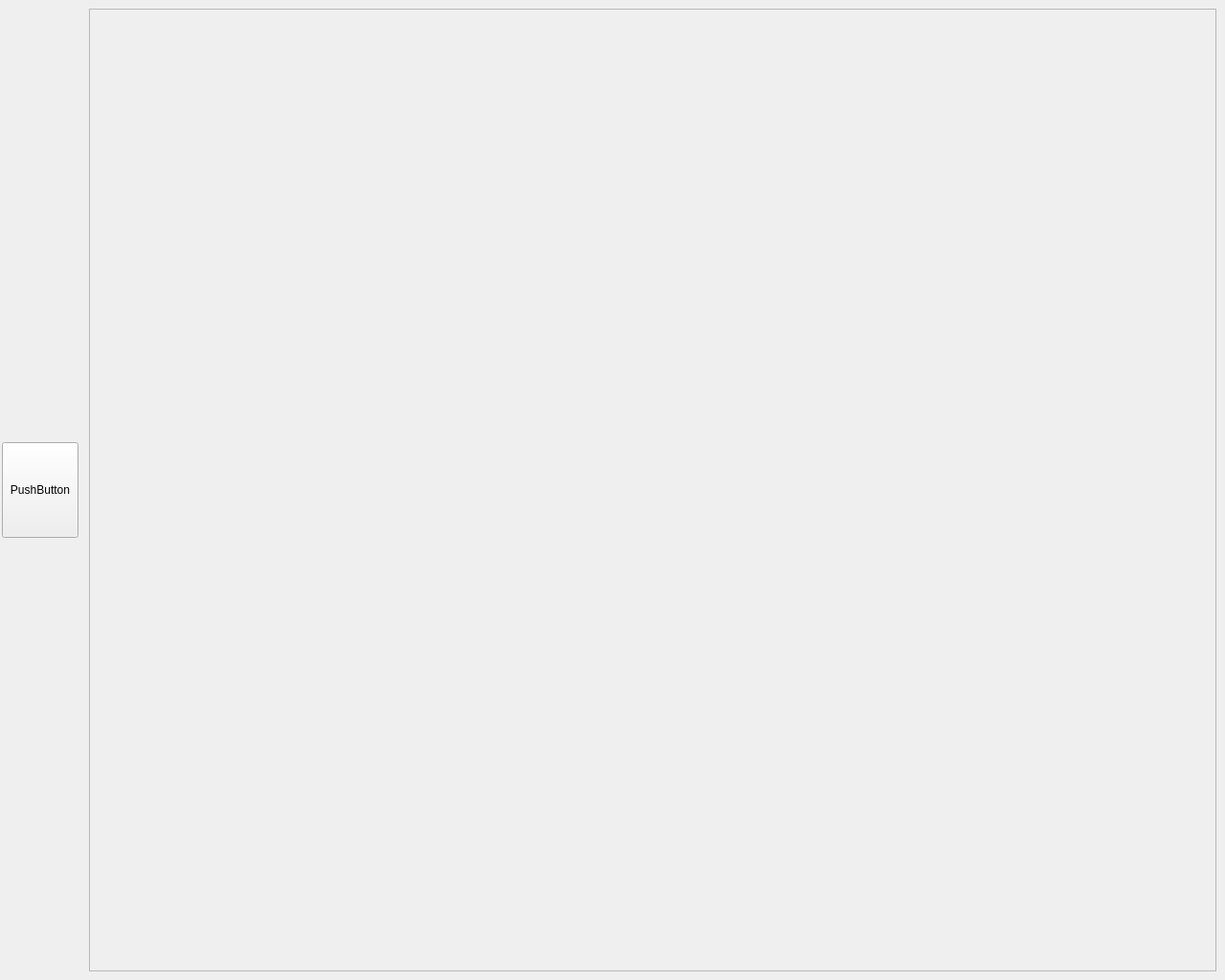
<?xml version="1.0" encoding="UTF-8"?>
<ui version="4.0">
 <class>MainWindow</class>
 <widget class="QMainWindow" name="MainWindow">
  <property name="geometry">
   <rect>
    <x>0</x>
    <y>0</y>
    <width>1280</width>
    <height>1024</height>
   </rect>
  </property>
  <property name="sizePolicy">
   <sizepolicy hsizetype="Fixed" vsizetype="Fixed">
    <horstretch>0</horstretch>
    <verstretch>0</verstretch>
   </sizepolicy>
  </property>
  <property name="minimumSize">
   <size>
    <width>1280</width>
    <height>1024</height>
   </size>
  </property>
  <property name="maximumSize">
   <size>
    <width>1280</width>
    <height>1024</height>
   </size>
  </property>
  <widget class="QWidget" name="centralWidget">
   <layout class="QGridLayout" name="gridLayout">
    <property name="leftMargin">
     <number>0</number>
    </property>
    <property name="topMargin">
     <number>0</number>
    </property>
    <property name="rightMargin">
     <number>0</number>
    </property>
    <property name="bottomMargin">
     <number>0</number>
    </property>
    <property name="spacing">
     <number>2</number>
    </property>
    <item row="0" column="0">
     <layout class="QHBoxLayout" name="horizontalLayout">
      <item>
       <widget class="QFrame" name="buttonFrame">
        <property name="maximumSize">
         <size>
          <width>200</width>
          <height>16777215</height>
         </size>
        </property>
        <property name="frameShape">
         <enum>QFrame::StyledPanel</enum>
        </property>
        <property name="frameShadow">
         <enum>QFrame::Raised</enum>
        </property>
       </widget>
      </item>
      <item>
       <widget class="QPushButton" name="hideMenuButton">
        <property name="minimumSize">
         <size>
          <width>0</width>
          <height>100</height>
         </size>
        </property>
        <property name="text">
         <string>PushButton</string>
        </property>
       </widget>
      </item>
      <item>
       <widget class="QStackedWidget" name="stackedPages">
        <widget class="QWidget" name="preferences">
         <layout class="QGridLayout" name="gridLayout_2">
          <item row="0" column="0">
           <widget class="PreferencesPage" name="framePref">
            <property name="frameShape">
             <enum>QFrame::StyledPanel</enum>
            </property>
            <property name="frameShadow">
             <enum>QFrame::Raised</enum>
            </property>
           </widget>
          </item>
         </layout>
        </widget>
        <widget class="QWidget" name="manual">
         <layout class="QGridLayout" name="gridLayout_3">
          <item row="0" column="0">
           <widget class="QFrame" name="frameMan">
            <property name="frameShape">
             <enum>QFrame::StyledPanel</enum>
            </property>
            <property name="frameShadow">
             <enum>QFrame::Raised</enum>
            </property>
           </widget>
          </item>
         </layout>
        </widget>
        <widget class="QWidget" name="jobTickets">
         <layout class="QGridLayout" name="gridLayout_4">
          <item row="0" column="0">
           <widget class="QFrame" name="frameJob">
            <property name="frameShape">
             <enum>QFrame::StyledPanel</enum>
            </property>
            <property name="frameShadow">
             <enum>QFrame::Raised</enum>
            </property>
           </widget>
          </item>
         </layout>
        </widget>
       </widget>
      </item>
     </layout>
    </item>
   </layout>
  </widget>
  <widget class="QMenuBar" name="menuBar">
   <property name="geometry">
    <rect>
     <x>0</x>
     <y>0</y>
     <width>1280</width>
     <height>20</height>
    </rect>
   </property>
  </widget>
 </widget>
 <customwidgets>
  <customwidget>
   <class>PreferencesPage</class>
   <extends>QFrame</extends>
   <header>ui/PreferencesPage.hpp</header>
   <container>1</container>
  </customwidget>
 </customwidgets>
 <resources/>
 <connections/>
</ui>
